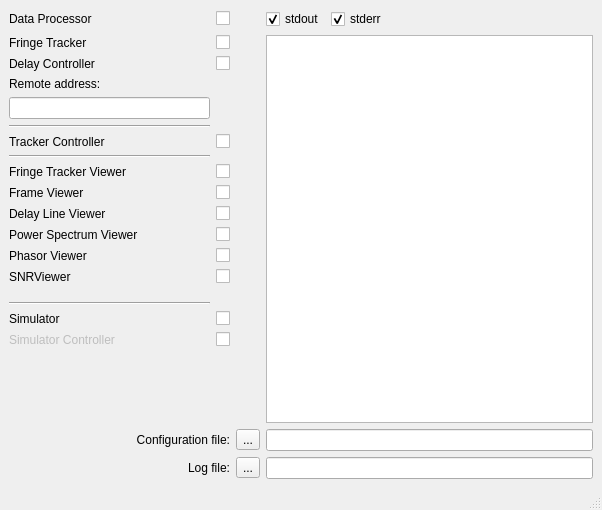
<?xml version="1.0" encoding="UTF-8"?>
<ui version="4.0">
 <class>Obs</class>
 <widget class="QMainWindow" name="Obs">
  <property name="geometry">
   <rect>
    <x>0</x>
    <y>0</y>
    <width>602</width>
    <height>510</height>
   </rect>
  </property>
  <property name="windowTitle">
   <string>Obs</string>
  </property>
  <widget class="QWidget" name="centralwidget">
   <layout class="QGridLayout" name="gridLayout">
    <item row="19" column="2">
     <widget class="amjLED" name="amjLED_Simulator" native="true"/>
    </item>
    <item row="8" column="2">
     <widget class="amjLED" name="amjLED_TrackerController" native="true"/>
    </item>
    <item row="22" column="4" colspan="3">
     <widget class="QLineEdit" name="lineEdit_ConfigFile"/>
    </item>
    <item row="2" column="2" alignment="Qt::AlignVCenter">
     <widget class="amjLED" name="amjLED_DataProcessor" native="true"/>
    </item>
    <item row="20" column="2">
     <widget class="amjLED" name="amjLED_SimulatorController" native="true"/>
    </item>
    <item row="14" column="0">
     <widget class="QLabel" name="label_PhasorViewer">
      <property name="text">
       <string>Phasor Viewer</string>
      </property>
     </widget>
    </item>
    <item row="10" column="1">
     <widget class="QCheckBox" name="checkBox_FringeTrackerViewer">
      <property name="text">
       <string/>
      </property>
     </widget>
    </item>
    <item row="12" column="1">
     <widget class="QCheckBox" name="checkBox_DelayLineViewer">
      <property name="text">
       <string/>
      </property>
     </widget>
    </item>
    <item row="6" column="0">
     <widget class="QLineEdit" name="lineEdit"/>
    </item>
    <item row="8" column="0">
     <widget class="QLabel" name="label_TrackerController">
      <property name="text">
       <string>Tracker Controller</string>
      </property>
     </widget>
    </item>
    <item row="5" column="0">
     <widget class="QLabel" name="label">
      <property name="text">
       <string>Remote address:</string>
      </property>
     </widget>
    </item>
    <item row="11" column="1">
     <widget class="QCheckBox" name="checkBox_FrameViewer">
      <property name="text">
       <string/>
      </property>
     </widget>
    </item>
    <item row="13" column="1">
     <widget class="QCheckBox" name="checkBox_PowerSpectrumViewer">
      <property name="text">
       <string/>
      </property>
     </widget>
    </item>
    <item row="2" column="5">
     <widget class="QCheckBox" name="checkBox_stderr">
      <property name="text">
       <string>stderr</string>
      </property>
      <property name="checked">
       <bool>true</bool>
      </property>
     </widget>
    </item>
    <item row="4" column="2">
     <widget class="amjLED" name="amjLED_DelayController" native="true"/>
    </item>
    <item row="20" column="1">
     <widget class="QCheckBox" name="checkBox_SimulatorController">
      <property name="text">
       <string/>
      </property>
     </widget>
    </item>
    <item row="11" column="0">
     <widget class="QLabel" name="label_FrameViewer">
      <property name="text">
       <string>Frame Viewer</string>
      </property>
     </widget>
    </item>
    <item row="2" column="1" alignment="Qt::AlignVCenter">
     <widget class="QCheckBox" name="checkBox_DataProcessor">
      <property name="text">
       <string/>
      </property>
     </widget>
    </item>
    <item row="3" column="0">
     <widget class="QLabel" name="label_FringeTracker">
      <property name="text">
       <string>Fringe Tracker</string>
      </property>
     </widget>
    </item>
    <item row="2" column="6">
     <spacer name="horizontalSpacer">
      <property name="orientation">
       <enum>Qt::Horizontal</enum>
      </property>
      <property name="sizeHint" stdset="0">
       <size>
        <width>40</width>
        <height>20</height>
       </size>
      </property>
     </spacer>
    </item>
    <item row="11" column="2">
     <widget class="amjLED" name="amjLED_FrameViewer" native="true"/>
    </item>
    <item row="10" column="0">
     <widget class="QLabel" name="label_FringeTrackerViewer">
      <property name="text">
       <string>Fringe Tracker Viewer</string>
      </property>
     </widget>
    </item>
    <item row="3" column="2">
     <widget class="amjLED" name="amjLED_FringeTracker" native="true"/>
    </item>
    <item row="13" column="0">
     <widget class="QLabel" name="label_PowerSpectrumViewer">
      <property name="text">
       <string>Power Spectrum Viewer</string>
      </property>
     </widget>
    </item>
    <item row="8" column="1">
     <widget class="QCheckBox" name="checkBox_TrackerController">
      <property name="text">
       <string/>
      </property>
     </widget>
    </item>
    <item row="21" column="0">
     <spacer name="verticalSpacer">
      <property name="orientation">
       <enum>Qt::Vertical</enum>
      </property>
      <property name="sizeHint" stdset="0">
       <size>
        <width>20</width>
        <height>40</height>
       </size>
      </property>
     </spacer>
    </item>
    <item row="10" column="2">
     <widget class="amjLED" name="amjLED_FringeTrackerViewer" native="true"/>
    </item>
    <item row="23" column="2">
     <widget class="QToolButton" name="toolButton_LogFile">
      <property name="text">
       <string>...</string>
      </property>
     </widget>
    </item>
    <item row="9" column="0">
     <widget class="Line" name="line_2">
      <property name="orientation">
       <enum>Qt::Horizontal</enum>
      </property>
     </widget>
    </item>
    <item row="4" column="1">
     <widget class="QCheckBox" name="checkBox_DelayController">
      <property name="text">
       <string/>
      </property>
     </widget>
    </item>
    <item row="22" column="0" colspan="2">
     <widget class="QLabel" name="label_13">
      <property name="text">
       <string>Configuration file:</string>
      </property>
      <property name="alignment">
       <set>Qt::AlignRight|Qt::AlignTrailing|Qt::AlignVCenter</set>
      </property>
     </widget>
    </item>
    <item row="19" column="1">
     <widget class="QCheckBox" name="checkBox_Simulator">
      <property name="text">
       <string/>
      </property>
     </widget>
    </item>
    <item row="7" column="0">
     <widget class="Line" name="line">
      <property name="orientation">
       <enum>Qt::Horizontal</enum>
      </property>
     </widget>
    </item>
    <item row="14" column="1">
     <widget class="QCheckBox" name="checkBox_PhasorViewer">
      <property name="text">
       <string/>
      </property>
     </widget>
    </item>
    <item row="23" column="4" colspan="3">
     <widget class="QLineEdit" name="lineEdit_LogFile"/>
    </item>
    <item row="13" column="2">
     <widget class="amjLED" name="amjLED_PowerSpectrumViewer" native="true"/>
    </item>
    <item row="22" column="2">
     <widget class="QToolButton" name="toolButton_ConfigFile">
      <property name="text">
       <string>...</string>
      </property>
     </widget>
    </item>
    <item row="23" column="0" colspan="2">
     <widget class="QLabel" name="label_14">
      <property name="text">
       <string>Log file:</string>
      </property>
      <property name="alignment">
       <set>Qt::AlignRight|Qt::AlignTrailing|Qt::AlignVCenter</set>
      </property>
     </widget>
    </item>
    <item row="4" column="0">
     <widget class="QLabel" name="label_DelayController">
      <property name="text">
       <string>Delay Controller</string>
      </property>
     </widget>
    </item>
    <item row="18" column="0">
     <widget class="Line" name="line_3">
      <property name="orientation">
       <enum>Qt::Horizontal</enum>
      </property>
     </widget>
    </item>
    <item row="2" column="4">
     <widget class="QCheckBox" name="checkBox_stdout">
      <property name="text">
       <string>stdout</string>
      </property>
      <property name="checked">
       <bool>true</bool>
      </property>
     </widget>
    </item>
    <item row="3" column="1">
     <widget class="QCheckBox" name="checkBox_FringeTracker">
      <property name="text">
       <string/>
      </property>
     </widget>
    </item>
    <item row="14" column="2">
     <widget class="amjLED" name="amjLED_PhasorViewer" native="true"/>
    </item>
    <item row="2" column="0" alignment="Qt::AlignVCenter">
     <widget class="QLabel" name="label_DataProcessor">
      <property name="text">
       <string>Data Processor</string>
      </property>
     </widget>
    </item>
    <item row="20" column="0">
     <widget class="QLabel" name="label_SimulatorController">
      <property name="enabled">
       <bool>false</bool>
      </property>
      <property name="text">
       <string>Simulator Controller</string>
      </property>
     </widget>
    </item>
    <item row="15" column="0">
     <widget class="QLabel" name="label_SNRViewer">
      <property name="text">
       <string>SNRViewer</string>
      </property>
     </widget>
    </item>
    <item row="12" column="2">
     <widget class="amjLED" name="amjLED_DelayLineViewer" native="true"/>
    </item>
    <item row="19" column="0">
     <widget class="QLabel" name="label_Simulator">
      <property name="text">
       <string>Simulator</string>
      </property>
     </widget>
    </item>
    <item row="3" column="4" rowspan="19" colspan="3">
     <widget class="QTextEdit" name="textEdit_log">
      <property name="readOnly">
       <bool>true</bool>
      </property>
     </widget>
    </item>
    <item row="12" column="0">
     <widget class="QLabel" name="label_DelayLineViewer">
      <property name="text">
       <string>Delay Line Viewer</string>
      </property>
     </widget>
    </item>
    <item row="15" column="1">
     <widget class="QCheckBox" name="checkBox_SNRViewer">
      <property name="text">
       <string/>
      </property>
     </widget>
    </item>
    <item row="15" column="2">
     <widget class="amjLED" name="amjLED_SNRViewer" native="true"/>
    </item>
   </layout>
  </widget>
  <widget class="QMenuBar" name="menubar">
   <property name="geometry">
    <rect>
     <x>0</x>
     <y>0</y>
     <width>602</width>
     <height>22</height>
    </rect>
   </property>
  </widget>
  <widget class="QStatusBar" name="statusbar"/>
 </widget>
 <customwidgets>
  <customwidget>
   <class>amjLED</class>
   <extends>QWidget</extends>
   <header>amjWidgets.H</header>
  </customwidget>
 </customwidgets>
 <resources/>
 <connections/>
</ui>
